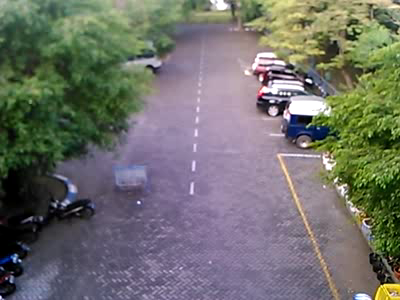
//> input picture frame 36 of Release/SAMPLEX.avi, 400 x 300 px
$ ./main   (built with g++ and OpenCV 4)
//> lines starting //> are read from the running program, lines starting //| are printed output that depends on the picture; after the words box and inside, x2 and y2 are one past the last pixel; in counts of white or black regions, pixels touching at a corner belong together
#include <opencv2/core/core.hpp> // fungsi draw
#include "opencv2/highgui/highgui.hpp" // fungsi gui
#include "opencv2/imgproc/imgproc.hpp" // fungsi image processing
#include <iostream>

using namespace cv;
using namespace std;

    string textSpeed, speedo;
    double sec, length;
    int speed;
    time_t startTime, endTime;
    bool enCount;
    Mat framePrev, frameNow, framePrev2, f1, f2, result;

int detectWhite(Mat result, int x1, int x2, int y1, int y2, bool countTime, int toleranceRate, string msg){
    int movement = 0;
    for(int j=x1;j<x2;j++)
    {
        for (int i=y1;i<y2;i++)
        {
            Scalar intensity = result.at<uchar>(i, j);
            if(intensity[0] == 255){
                movement++;
            }
        }
    }
    if(movement > toleranceRate){
        enCount = countTime;
        cout << msg << endl;
    }
}

int calcSpeed(int length){
        sec = difftime(endTime, startTime);

        speed = length / sec * 3600 / 1000;
        if(speed < 0){
            speed = 0;
        }
        //Konversi dari double ke string
        ostringstream stspeed;
        stspeed << speed;
        speedo = stspeed.str();
}


int main(int argc, char *argv[])
{
    VideoCapture cap("SAMPLEX.avi"); // Jika dex 0 - Menangkap video dari kamera default
    namedWindow("SpeedTrap", CV_WINDOW_AUTOSIZE); // Menamakan jendela dan mengaktifkan parameter autosize, penyesuaian dengan resolusi gambar yang ditangkap.
    namedWindow("SpeedTrap-Motion Process", CV_WINDOW_AUTOSIZE);

    // Inisiasi pembacaan
    cap.read(frameNow);
//> frameNow is the input picture: 300 rows x 400 cols, CV_8UC3; mean B, G, R 106.4, 112, 111.6
    frameNow.copyTo(framePrev);
    //framePrev.copyTo(framePrev2);

    while (1) // Loop untuk menampilkan video tertangkap per frame untuk ditampilkan ke jendela SpeedTrap
    {
        // Baca image dari video yang terbaca
        cap.read(frameNow);
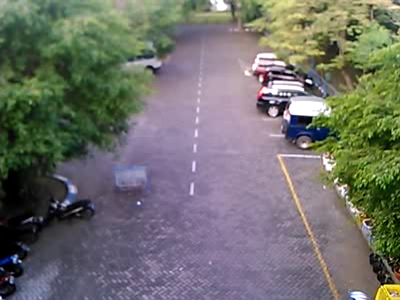
//> input picture frame 37 of Release/SAMPLEX.avi, 400 x 300 px
//> frameNow is the input picture: 300 rows x 400 cols, CV_8UC3; mean B, G, R 106.9, 112.2, 112.1

        // Tampilkan informasi
        textSpeed = "KECEPATAN:" + speedo + "KM/JAM";
        putText(frameNow, textSpeed, Point(0,30), FONT_HERSHEY_SIMPLEX, 0.8, Scalar(0,255,0), 2, 8);

        // Gambarkan trigger
        rectangle(frameNow,Point(150,120),Point(250,140),Scalar( 0, 255, 0 ),1, 8); // Start Line the Upper Line
        rectangle(frameNow,Point(60,250),Point(340,270),Scalar( 0, 255, 0 ),1, 8); // End Line the Lower Line
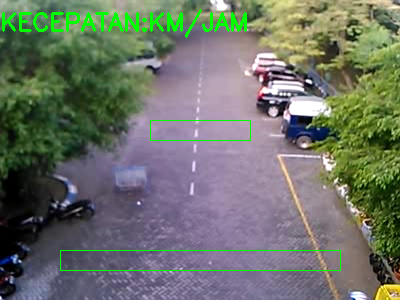
//> frameNow: 300 rows x 400 cols, CV_8UC3; mean B, G, R 104.1, 115.2, 109.3

        // Process Motion
        absdiff(framePrev,frameNow, result); // Hitung perbedaan frame saat ini dengan frame sebelumnya
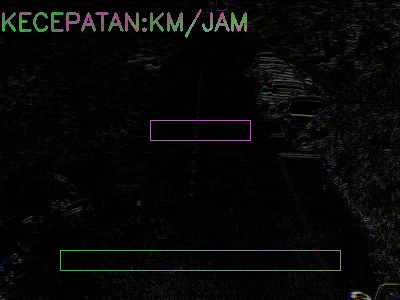
//> result: 300 rows x 400 cols, CV_8UC3; mean B, G, R 7.5, 7.8, 7.6
        //absdiff(framePrev2,framePrev, f2); // Hitung perbedaan Frame 1 dengan frame 2
        //bitwise_or(f1,f2,result); // OR bit dari kedua hasil untuk memvalidasi bahwa adanya perbedaan di f1 juga terjadi di f2

        // Jadikan Grayscale
        cvtColor(result, result, CV_BGR2GRAY);
//> result: 300 rows x 400 cols, CV_8UC1

        // Lakukan tresholding
        threshold(result,result,70,255,CV_THRESH_BINARY);
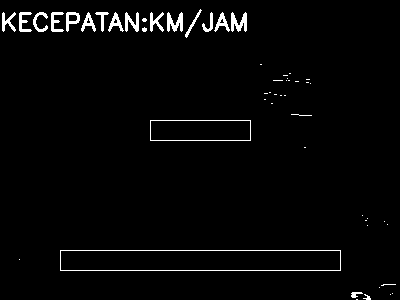
//> result: 300 rows x 400 cols, CV_8UC1; 2.5% white; 53 white regions (33 under 20 px), largest, box (x1, y1, x2, y2) and area: (60, 250, 341, 271) 600, (150, 120, 251, 141) 240, (167, 12, 183, 32) 194

        //framePrev.copyTo(framePrev2);
        frameNow.copyTo(framePrev);

        // Setiap frame yang ada dan diproses, ditampilkan
        imshow("SpeedTrap", frameNow);
        imshow("SpeedTrap-Motion Process", result);

        // Kotak Bawah
        if(enCount != true){
        detectWhite(result,65,335,255, 265, true, 20, "START COUNTING");
//> after the loop in detectWhite, `for(int j=x1;j<x2;j++)`: movement = 0
        // Trigger hitung waktu
        time(&startTime);
        }

        // Kotak Atas
        if(enCount != false){
        detectWhite(result,150,250,120,140, false, 20, "STOP COUNTING");
        // Trigger hentikan hitung waktu
        time(&endTime);
        //Hitung kecepatan dengan jarak yang diketahui
        calcSpeed(10);
        }

        // Tutup Window
        if (waitKey(30) == 27)
//> the Esc key is pressed
        {
            break;
        }
    }
    return 0;
}

$ run again, starting later in the video
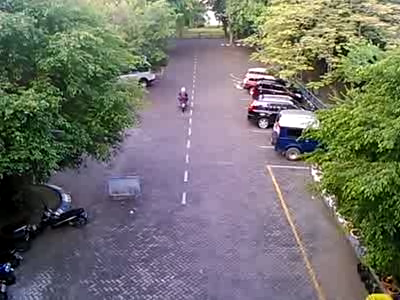
//> input picture frame 162 of Release/SAMPLEX.avi, 400 x 300 px
//> frameNow is the input picture: 300 rows x 400 cols, CV_8UC3; mean B, G, R 106.9, 114.4, 113.8
//> `rectangle(frameNow,Point(60,250),Point(340,270),Scalar( 0, 255, 0 ),1,..`:
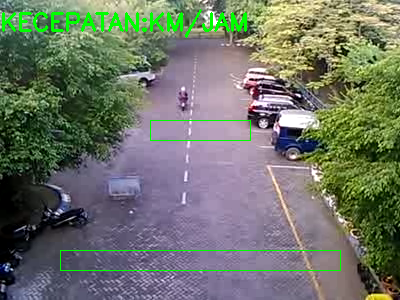
//> frameNow: 300 rows x 400 cols, CV_8UC3; mean B, G, R 104, 117.1, 110.7
//> `absdiff(framePrev,frameNow, result);`:
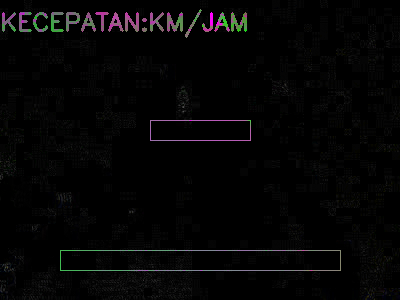
//> result: 300 rows x 400 cols, CV_8UC3; mean B, G, R 4.8, 4.7, 5
//> after the loop in detectWhite, `for(int j=x1;j<x2;j++)`: movement = 0

$ run again, starting later in the video
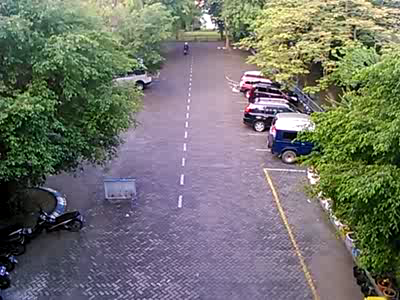
//> input picture frame 288 of Release/SAMPLEX.avi, 400 x 300 px
//> frameNow is the input picture: 300 rows x 400 cols, CV_8UC3; mean B, G, R 107.8, 114.5, 113.4
//> `rectangle(frameNow,Point(60,250),Point(340,270),Scalar( 0, 255, 0 ),1,..`:
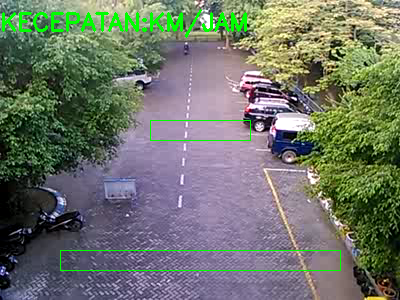
//> frameNow: 300 rows x 400 cols, CV_8UC3; mean B, G, R 104.8, 117.3, 110.4
//> `absdiff(framePrev,frameNow, result);`:
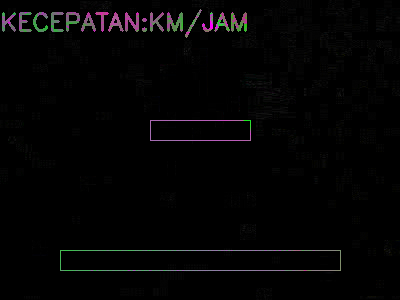
//> result: 300 rows x 400 cols, CV_8UC3; mean B, G, R 3.7, 3.5, 3.8
//> after the loop in detectWhite, `for(int j=x1;j<x2;j++)`: movement = 0
